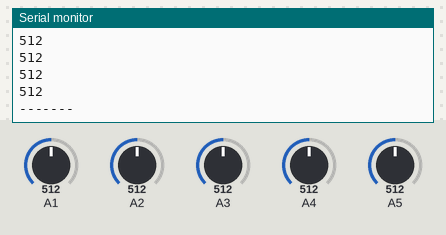
A sketch run on a simulated Arduino Uno, built with avr-gcc and run on an emulated ATmega328P. Shown: the last lines printed to the serial monitor. Inputs (shaded band) come from the test bench; at power-on: A1 = 512, A2 = 512, A3 = 512, A4 = 512, A5 = 512.

Above: at 1.8 s.
1.9 s: A1 set to 716
At 2.8 s:
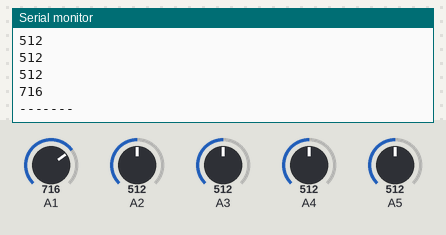
3.4 s: A2 set to 306
At 4.7 s:
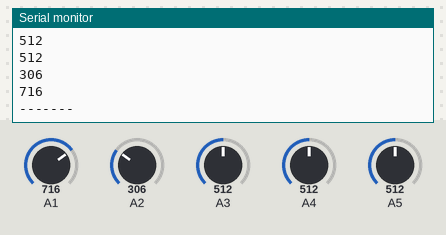
4.9 s: A3 set to 992
6.4 s: A4 set to 30
Timing chart, 0 to 8.9 s (numbered marks = the images above; inputs shaded):
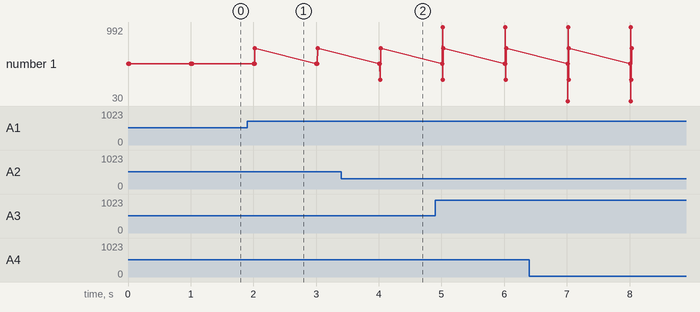

Measured:
- after the input at 1.9 s, the serial monitor: prints a new line after 0.12 s (image 1)
- after the input at 3.4 s, the serial monitor: prints a new line after 0.62 s (image 2)
- plotted number 1: 512 → 716 after the input at 1.9 s

The sketch:

deger_okuma.ino
```cpp
void setup(){
    pinMode(A5,INPUT);
    pinMode(A4,INPUT);
    pinMode(A3,INPUT);
    pinMode(A2,INPUT);
    pinMode(A1,INPUT);
    Serial.begin(9600);
}
void loop(){
    int deger1 = analogRead(A5);
    int deger2 = analogRead(A4);
    int deger3 = analogRead(A3);
    int deger4 = analogRead(A2);
    int deger5 = analogRead(A1);
    Serial.println(deger1);
    Serial.println(deger2);
    Serial.println(deger3);
    Serial.println(deger4);
    Serial.println(deger5);
    Serial.println("-------");
    delay(1000);
}
```
